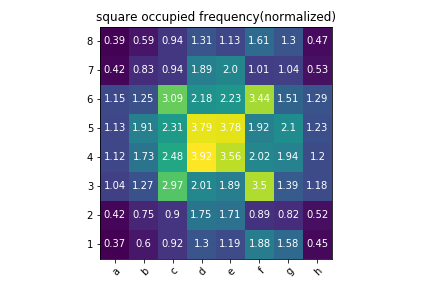

Python code for this plot:

# coding: utf-8

# In[1]:


# https://www.kaggle.com/datasnaek/chess
import numpy as np
import pandas as pd # pandas
import csv
import re
import matplotlib
import matplotlib.pyplot as plt


# In[2]:


# 棋谱数据
# 切割每一局棋谱，得each_move
# 从每局的each_move list，提取square list
# 建 dict key(square) : value (count); 将值normalized
# 画图


# In[3]:


chess = pd.read_csv('games.csv')


# In[4]:


chess.head()


# In[5]:


# 棋谱数据
chess_moves = chess[['moves']].copy()


# In[6]:


chess_moves.head()


# In[7]:


# 切割每一局棋谱，得each_move list
def each_move(chess_moves):
    each = (chess_moves['moves']).split(' ')

    return each
chess_moves['each_move'] = chess_moves.apply(each_move, axis=1)


# In[8]:


chess_moves.head()


# In[9]:


# 从每局的each_move list，提取square list
def square(chess_moves):
    squares = []
    for m in chess_moves['each_move']:
        if m == 'O-O' or m == 'O-O+':
            if chess_moves['each_move'].index(m)%2 == 0:
                squares.append('g1')
                squares.append('f1')
            elif chess_moves['each_move'].index(m)%2 == 1:
                squares.append('g8')
                squares.append('f8')            
        elif m == 'O-O-O' or m =='O-O-O+':
            if chess_moves['each_move'].index(m)%2 == 0:
                squares.append('c1')
                squares.append('d1')
            elif chess_moves['each_move'].index(m)%2 == 1:
                squares.append('c8')
                squares.append('d8')             
        else:
            if '=' in m:
                squares.append(m.split('=')[0][-2:])
            elif m[-1] == '+' or m[-1] =='#':
                squares.append(m[-3:-1])           
            else:
                squares.append(m[-2:])

    return squares
chess_moves['square'] = chess_moves.apply(square, axis=1)


# In[10]:


chess_moves.head()


# In[11]:


# 建 dict key(square) : value (count)
sq_count = {}
for s in chess_moves['square']:
    for i in s:
        sq_count[i] = sq_count.get(i, 0) + 1


# In[12]:


# normalize value
def normalize(d, target=1.0):
   raw = sum(d.values())
   factor = target/raw
   return {key:round(value*factor*100,2) for key,value in d.items()}
sq_norm = normalize(sq_count)


# In[13]:


letter = ['a','b','c','d','e','f','g','h']
eight = []
for k in letter: 
    eight.append(sq_norm[k+'8'])
    
sev = []
for k in letter: 
    sev.append(sq_norm[k+'7'])
    
six = []
for k in letter: 
    six.append(sq_norm[k+'6'])
    
fiv = []
for k in letter: 
    fiv.append(sq_norm[k+'5'])
    
four = []
for k in letter: 
    four.append(sq_norm[k+'4'])
    
thr = []
for k in letter: 
    thr.append(sq_norm[k+'3'])
    
two = []
for k in letter: 
    two.append(sq_norm[k+'2'])
    
one = []
for k in letter: 
    one.append(sq_norm[k+'1'])


# In[14]:


# 画图
number = ["8","7", "6", "5", "4",
              "3", "2", "1"]
alphabet = ["a", "b", "c",
           "d", "e", "f", "g","h"]
board = np.array([eight,sev,six,fiv,four,thr,two,one])


fig, ax = plt.subplots()
im = ax.imshow(board)

# We want to show all ticks...
ax.set_xticks(np.arange(len(alphabet)))
ax.set_yticks(np.arange(len(number)))
# ... and label them with the respective list entries
ax.set_xticklabels(alphabet)
ax.set_yticklabels(number)

# Rotate the tick labels and set their alignment.
plt.setp(ax.get_xticklabels(), rotation=45, ha="right",
         rotation_mode="anchor")
# Loop over data dimensions and create text annotations.
for i in range(len(number)):
    for j in range(len(alphabet)):
        text = ax.text(j, i, board[i, j],
                       ha="center", va="center", color="w")

ax.set_title("square occupied frequency(normalized)")
fig.tight_layout()
plt.show()
fig.savefig('chess_square.png')

